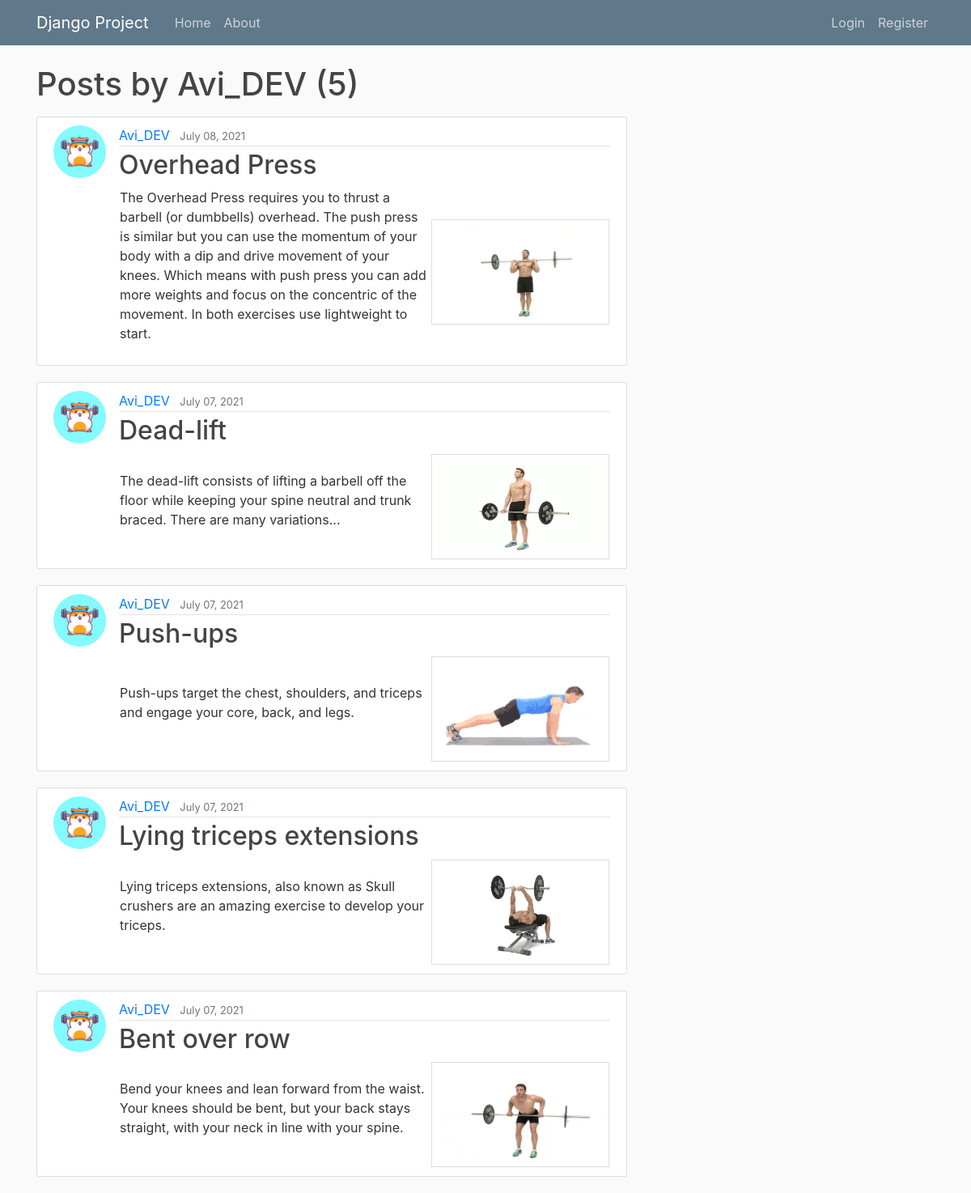
The app's page /user/Avi_DEV with its own data.
### blog/models.py (models this page shows, shortened)
class Post(models.Model):
    title = models.CharField(max_length=100)
    header_image = models.ImageField(null=True, blank=True, upload_to="images/")
    content = models.TextField()
    date_posted = models.DateTimeField(default=timezone.now)
    author = models.ForeignKey(User, on_delete=models.CASCADE)

### users/models.py (models this page shows, shortened)
class Profile(models.Model):
    user = models.OneToOneField(User, on_delete=models.CASCADE)
    image = models.ImageField(default='default.jpg', upload_to='profile_pics')

### blog/views.py (the view)
# urls.py: path('user/<str:username>', UserPostListView.as_view(), name='user-posts'),
class UserPostListView(ListView):
    model = Post
    template_name = 'blog/user_posts.html'  # <app>/<model>_<viewtype>.html
    context_object_name = 'posts'
    paginate_by = 5
    def get_queryset(self):
        user = get_object_or_404(User, username=self.kwargs.get('username'))
        return Post.objects.filter(author=user).order_by('-date_posted')

### blog/templates/blog/user_posts.html (shortened to what this page needs)
{% extends "blog/base.html" %}
{% block content %}
    <h1 class="mb-3">Posts by {{ view.kwargs.username }} ({{ page_obj.paginator.count }})</h1>
    {% for post in posts %}
        <article class="media content-section">
          <img class="rounded-circle article-img" src="{{ post.author.profile.image.url }}">
          <div class="media-body">
            <div class="article-metadata">
              <a class="mr-2" href="{% url 'user-posts' post.author.username %}">{{ post.author }}</a>
              <small class="text-muted">{{ post.date_posted|date:"F d, Y" }}</small>
            </div>
            <h2><a class="article-title" href="{% url 'post-detail' post.id %}">{{ post.title }}</a></h2>
            <table>
            <tr>
              <td width=70%>
                <p class="article-content">{{ post.content }}</p>
              </td>
              <td width=30% align="right">
                  <div class="exercise" <a target="_blank" href="{{post.header_image.url}}">
                  <img style="border: 1px solid #ddd;
                  padding: 5px;
                  height:130px;
                  width: 220px;" src="{{post.header_image.url}}"  alt="exercise">
                  </a></div>
              </td>
              </tr>
            </table>
          </div>
        </article>
    {% endfor %}
{% endblock content %}

### blog/static/blog/main.css (style rules this page uses)
body { background: #fafafa; color: #333333; margin-top: 5rem; }
h1, h2, h3, h4, h5, h6 { color: #444444; }
.content-section { background: #ffffff; padding: 10px 20px; border: 1px solid #dddddd; border-radius: 3px; margin-bottom: 20px; }
.article-title { color: #444444; }
.article-content { white-space: pre-line; }
.article-img { height: 65px; width: 65px; margin-right: 16px; }
.article-metadata { padding-bottom: 1px; margin-bottom: 4px; border-bottom: 1px solid #e3e3e3 }

### records on screen
Post: author.profile.image (picture), author "Avi_DEV", date_posted "July 08, 2021", title "Overhead Press", content "The Overhead Press requires you to thrust a barbell (or dumbbells) overhead. The push press is similar but you can use the momentum of your body with a dip and drive movement of your knees. Which means with push press you can add more weights and focus on the concentric of the movement. In both exercises use lightweight to start.", header_image (picture)
Post: author.profile.image (picture), author "Avi_DEV", date_posted "July 07, 2021", title "Dead-lift", content "The dead-lift consists of lifting a barbell off the floor while keeping your spine neutral and trunk braced. There are many variations...", header_image (picture)
Post: author.profile.image (picture), author "Avi_DEV", date_posted "July 07, 2021", title "Push-ups", content "Push-ups target the chest, shoulders, and triceps and engage your core, back, and legs.", header_image (picture)
Post: author.profile.image (picture), author "Avi_DEV", date_posted "July 07, 2021", title "Lying triceps extensions", content "Lying triceps extensions, also known as Skull crushers are an amazing exercise to develop your triceps.", header_image (picture)
Post: author.profile.image (picture), author "Avi_DEV", date_posted "July 07, 2021", title "Bent over row", content "Bend your knees and lean forward from the waist. Your knees should be bent, but your back stays straight, with your neck in line with your spine.", header_image (picture)

### other values on screen
{{ view.kwargs.username }} "Avi_DEV"
{{ page_obj.paginator.count }} "5"
